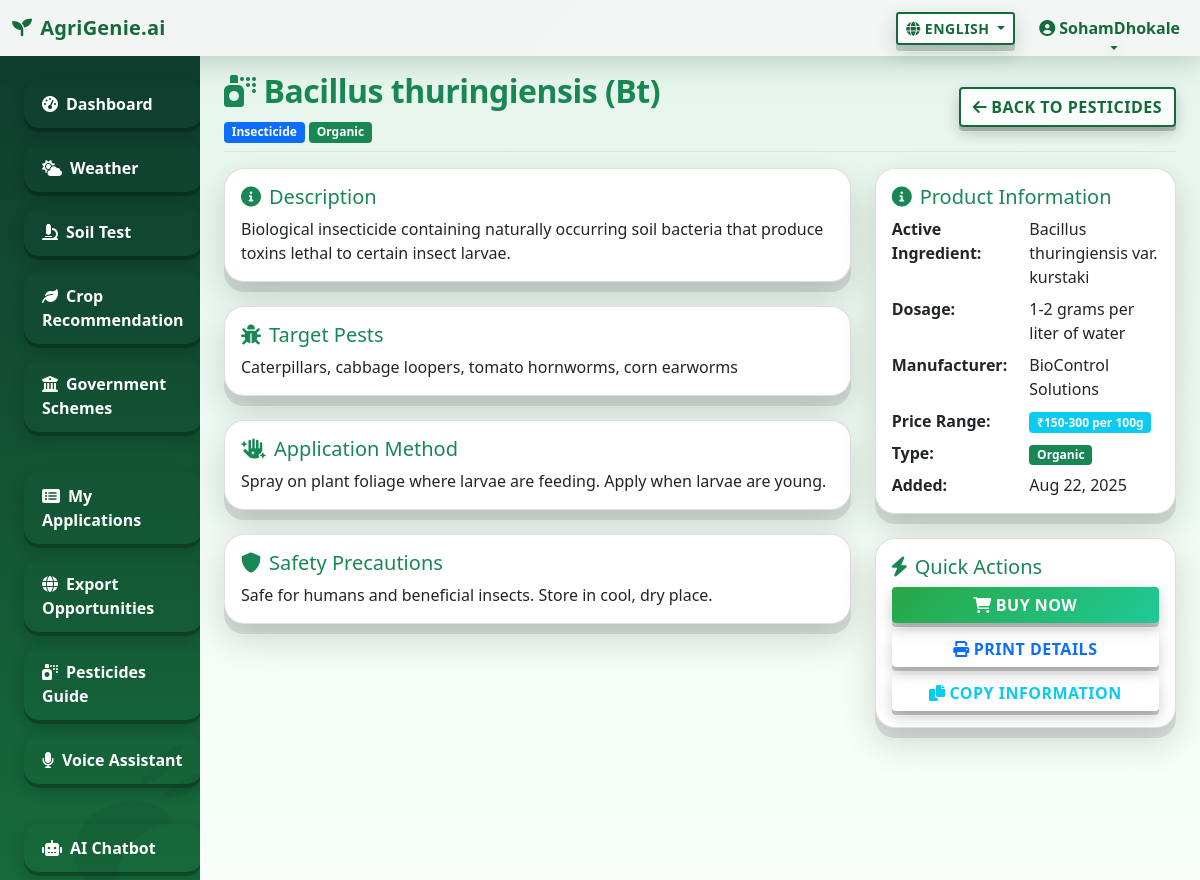
Screenshot of /pesticides/2/ (signed in) with the database file from the repository.
### apps/authentication/models.py (models this page shows, shortened)
class CustomUser(AbstractUser):
    phone = models.CharField(max_length=15, blank=True)
    location = models.CharField(max_length=100, blank=True)
    farm_size = models.DecimalField(max_digits=10, decimal_places=2, null=True, blank=True)
    state = models.CharField(max_length=50, blank=True)
    district = models.CharField(max_length=50, blank=True)
    created_at = models.DateTimeField(auto_now_add=True)

### apps/pesticides/models.py (models this page shows, shortened)
class Pesticide(models.Model):
    CATEGORY_CHOICES = [
        ('insecticide', 'Insecticide'),
        ('herbicide', 'Herbicide'),
        ('fungicide', 'Fungicide'),
        ('nematicide', 'Nematicide'),
        ('rodenticide', 'Rodenticide'),
        ('other', 'Other'),
    ]
    name = models.CharField(max_length=200)
    category = models.CharField(max_length=20, choices=CATEGORY_CHOICES)
    active_ingredient = models.CharField(max_length=200)
    description = models.TextField()
    target_pests = models.TextField()
    application_method = models.TextField()
    dosage = models.CharField(max_length=100)
    safety_precautions = models.TextField()
    manufacturer = models.CharField(max_length=200)
    price_range = models.CharField(max_length=100, blank=True)
    is_organic = models.BooleanField(default=False)
    created_at = models.DateTimeField(auto_now_add=True)
    class Meta:
        ordering = ['name']

### apps/pesticides/views.py (the view)
# urls.py: path('<int:pesticide_id>/', views.pesticide_detail, name='pesticide_detail'),
@login_required
def pesticide_detail(request, pesticide_id):
    pesticide = get_object_or_404(Pesticide, id=pesticide_id)
    return render(request, 'pesticides/detail.html', {'pesticide': pesticide})

### apps/authentication/context_processors.py (called while the page is built)
def site_language(request):
    lang = request.session.get('site_lang') or request.COOKIES.get('site_lang') or 'en'
    def t(key):
        """Template function to get translation"""
        return get_translation(key, lang)
    def translate(text):
        """Template function to translate text"""
        return translate_text(text, lang)
    return {
        'site_lang': lang,
        't': t,
        'translate': translate
    }

### apps/authentication/templatetags/translation_tags.py (called while the page is built)
@register.filter
@stringfilter
def t(key, language='en'):
    return get_translation(key, language)

### apps/authentication/translations.py (called while the page is built)
def get_translation(key, language='en'):
    return TRANSLATIONS.get(language, {}).get(key, TRANSLATIONS['en'].get(key, key))

### templates/pesticides/detail.html (shortened to what this page needs)
{% extends 'base/base.html' %}
{% block content %}
<div class="d-flex justify-content-between flex-wrap flex-md-nowrap align-items-center pt-3 pb-2 mb-3 border-bottom">
    <div>
        <h1 class="h2 text-success dashboard-title">
            <i class="fas fa-spray-can me-2"></i>{{ pesticide.name }}
        </h1>
        <div class="mt-1">
            <span class="badge bg-primary">{{ pesticide.get_category_display }}</span>
            {% if pesticide.is_organic %}
            <span class="badge bg-success">Organic</span>
            {% endif %}
        </div>
    </div>
    <div>
        <a href="{% url 'pesticides_list' %}" class="btn btn-outline-secondary refresh-btn">
            <i class="fas fa-arrow-left me-1"></i>Back to Pesticides
        </a>
    </div>
</div>
<div class="row g-4">
    <div class="col-md-8">
        <div class="card mb-4 hover-card">
            <div class="card-body">
                <h5 class="card-title text-success"><i class="fas fa-info-circle me-2"></i>Description</h5>
                <p class="card-text">{{ pesticide.description }}</p>
            </div>
        </div>
        <div class="card mb-4 hover-card">
            <div class="card-body">
                <h5 class="card-title text-success"><i class="fas fa-bug me-2"></i>Target Pests</h5>
                <p class="card-text">{{ pesticide.target_pests }}</p>
            </div>
        </div>
        <div class="card mb-4 hover-card">
            <div class="card-body">
                <h5 class="card-title text-success"><i class="fas fa-hand-sparkles me-2"></i>Application Method</h5>
                <p class="card-text">{{ pesticide.application_method }}</p>
            </div>
        </div>
        <div class="card mb-4 hover-card">
            <div class="card-body">
                <h5 class="card-title text-success"><i class="fas fa-shield-alt me-2"></i>Safety Precautions</h5>
                <p class="card-text">{{ pesticide.safety_precautions }}</p>
            </div>
        </div>
    </div>
    <div class="col-md-4">
        <div class="card mb-4 hover-card">
            <div class="card-body">
                <h5 class="card-title text-success"><i class="fas fa-info-circle me-2"></i>Product Information</h5>
                <div class="row g-2">
                    <div class="col-6">
                        <strong>Active Ingredient:</strong>
                    </div>
                    <div class="col-6">
                        {{ pesticide.active_ingredient }}
                    </div>
                    <div class="col-6">
                        <strong>Dosage:</strong>
                    </div>
                    <div class="col-6">
                        {{ pesticide.dosage }}
                    </div>
                    <div class="col-6">
                        <strong>Manufacturer:</strong>
                    </div>
                    <div class="col-6">
                        {{ pesticide.manufacturer }}
                    </div>
                    {% if pesticide.price_range %}
                    <div class="col-6">
                        <strong>Price Range:</strong>
                    </div>
                    <div class="col-6">
                        <span class="badge bg-info">{{ pesticide.price_range }}</span>
                    </div>
                    {% endif %}
                    <div class="col-6">
                        <strong>Type:</strong>
                    </div>
                    <div class="col-6">
                        {% if pesticide.is_organic %}
                        <span class="badge bg-success">Organic</span>
                        {% else %}
                        <span class="badge bg-warning">Chemical</span>
                        {% endif %}
                    </div>
                    <div class="col-6">
                        <strong>Added:</strong>
                    </div>
                    <div class="col-6">
                        {{ pesticide.created_at|date:"M d, Y" }}
                    </div>
                </div>
            </div>
        </div>
        <div class="card hover-card mb-4">
            <div class="card-body">
                <h5 class="card-title text-success"><i class="fas fa-bolt me-2"></i>Quick Actions</h5>
                <div class="d-grid gap-2">
                    <a href="https://www.amazon.in/s?k={{ pesticide.name }}+{{ pesticide.active_ingredient }}+pesticide" target="_blank" class="btn btn-success feature-btn">
                        <i class="fas fa-shopping-cart me-1"></i>Buy Now
                    </a>
                    <button class="btn btn-outline-primary feature-btn" onclick="window.print()">
                        <i class="fas fa-print me-1"></i>Print Details
                    </button>
                    <button class="btn btn-outline-info feature-btn" onclick="copyToClipboard()">
                        <i class="fas fa-copy me-1"></i>Copy Information
                    </button>
                </div>
            </div>
        </div>
    </div>
</div>
{% endblock %}

### templates/base/base.html (shortened to what this page needs)
{% load translation_tags %}
<!DOCTYPE html>
<html lang="en">
<head>
    <link href="https://cdn.jsdelivr.net/npm/bootstrap@5.1.3/dist/css/bootstrap.min.css" rel="stylesheet">
    <link href="https://cdnjs.cloudflare.com/ajax/libs/font-awesome/6.0.0/css/all.min.css" rel="stylesheet">
</head>
<body>
    <nav class="navbar navbar-expand-lg navbar-light">
        <div class="container-fluid">
            <a class="navbar-brand" href="{% url 'dashboard' %}">
                <i class="fas fa-seedling me-2"></i>AgriGenie.ai
            </a>
            <div class="collapse navbar-collapse" id="navbarSupportedContent">
                <div class="d-flex align-items-center gap-2 me-3">
                    <div class="dropdown">
                        <button class="btn btn-sm btn-outline-secondary dropdown-toggle" id="siteLangBtn" data-bs-toggle="dropdown">
                            <i class="fas fa-globe me-1"></i><span id="siteLangText">{{ site_lang|default:'en' }}</span>
                        </button>
                    </div>
                </div>
                <ul class="navbar-nav mb-2 mb-lg-0">
                    {% if user.is_authenticated %}
                        <li class="nav-item dropdown">
                            <a class="nav-link dropdown-toggle" href="#" id="navbarDropdown" role="button" data-bs-toggle="dropdown">
                                <i class="fas fa-user-circle me-1"></i>{{ user.first_name|default:user.username }}
                            </a>
                        </li>
                    {% else %}
                        <li class="nav-item"><a class="nav-link" href="{% url 'login' %}">{{ 'login'|t:site_lang }}</a></li>
                        <li class="nav-item"><a class="nav-link" href="{% url 'register' %}">{{ 'register'|t:site_lang }}</a></li>
                    {% endif %}
                </ul>
            </div>
        </div>
    </nav>
    <div class="container-fluid">
        <div class="row">
            {% if user.is_authenticated %}
            <nav class="col-md-3 col-lg-2 d-md-block sidebar collapse">
                <div class="position-sticky pt-3">
                    <div class="crop-art">
                        <svg viewBox="0 0 64 64" xmlns="http://www.w3.org/2000/svg" fill="currentColor">
                            <path d="M21 52c0-11 9-20 20-20h3c-2-6-8-10-15-10C17 22 10 29 10 38c0 8 6 14 14 14h-3Z"/>
                            <path d="M36 18c3-6 9-10 16-10-3 6-9 10-16 10Z"/>
                            <path d="M40 24c5-4 12-6 19-6-4 5-11 7-19 6Z"/>
                        </svg>
                    </div>
                    <ul class="nav flex-column">
                        <li class="nav-item"><a class="nav-link" href="{% url 'dashboard' %}"><i class="fas fa-tachometer-alt me-2"></i>{{ 'dashboard'|t:site_lang }}</a></li>
                        <li class="nav-item"><a class="nav-link" href="{% url 'weather_dashboard' %}"><i class="fas fa-cloud-sun me-2"></i>{{ 'weather'|t:site_lang }}</a></li>
                        <li class="nav-item"><a class="nav-link" href="{% url 'soil_test' %}"><i class="fas fa-microscope me-2"></i>{{ 'soil_test'|t:site_lang }}</a></li>
                        <li class="nav-item"><a class="nav-link" href="{% url 'crop_recommendation' %}"><i class="fas fa-leaf me-2"></i>{{ 'crop_recommendation'|t:site_lang }}</a></li>
                        <li class="nav-item"><a class="nav-link" href="{% url 'schemes_list' %}"><i class="fas fa-university me-2"></i>{{ 'government_schemes'|t:site_lang }}</a></li>
                        <li class="nav-item"><a class="nav-link" href="{% url 'my_applications' %}"><i class="fas fa-list-alt me-2"></i>My Applications</a></li>
                        <li class="nav-item"><a class="nav-link" href="{% url 'exports_list' %}"><i class="fas fa-globe me-2"></i>{{ 'export_opportunities'|t:site_lang }}</a></li>
                        <li class="nav-item"><a class="nav-link" href="{% url 'pesticides_list' %}"><i class="fas fa-spray-can me-2"></i>{{ 'pesticides_guide'|t:site_lang }}</a></li>
                        <li class="nav-item"><a class="nav-link" href="{% url 'voice_assistant' %}"><i class="fas fa-microphone me-2"></i>{{ 'voice_assistant'|t:site_lang }}</a></li>
                        <li class="nav-item"><a class="nav-link" href="{% url 'chatbot' %}"><i class="fas fa-robot me-2"></i>{{ 'ai_chatbot'|t:site_lang }}</a></li>
                    </ul>
                </div>
            </nav>
            {% endif %}
            <main class="col-md-9 ms-sm-auto col-lg-10 px-md-4 main-content">
                {% block content %}{% endblock %}
            </main>
        </div>
    </div>
</body>
</html>

### templates/pesticides/detail.html (style rules this page uses)
.hover-card { transition: all 0.3s ease; border: 1px solid rgba(0,0,0,.125); }
.feature-btn { transition: all 0.3s cubic-bezier(0.4, 0, 0.2, 1); transform: translateZ(15px); box-shadow: 0 4px 0 rgba(0,0,0,0.2), 0 6px 15px rgba(0,0,0,0.2); }
.refresh-btn { transition: all 0.3s cubic-bezier(0.4, 0, 0.2, 1); transform: translateZ(15px); box-shadow: 0 4px 0 rgba(0,0,0,0.2), 0 6px 15px rgba(0,0,0,0.2); }
.dashboard-title { font-weight: 600; letter-spacing: -0.5px; }

### rows the page displays
CustomUser: first_name "SohamDhokale"
Pesticide: name "Bacillus thuringiensis (Bt)", category "Insecticide", description "Biological insecticide containing naturally occurring soil bacteria that produce toxins lethal to certain insect larvae.", target_pests "Caterpillars, cabbage loopers, tomato hornworms, corn earworms", application_method "Spray on plant foliage where larvae are feeding. Apply when larvae are young.", safety_precautions "Safe for humans and beneficial insects. Store in cool, dry place.", active_ingredient "Bacillus thuringiensis var. kurstaki", dosage "1-2 grams per liter of water", manufacturer "BioControl Solutions", price_range "₹150-300 per 100g", created_at "Aug 22, 2025"

### other values shown
{{ 'dashboard'|t:site_lang }} "Dashboard"
{{ 'weather'|t:site_lang }} "Weather"
{{ 'soil_test'|t:site_lang }} "Soil Test"
{{ 'crop_recommendation'|t:site_lang }} "Crop Recommendation"
{{ 'government_schemes'|t:site_lang }} "Government Schemes"
{{ 'export_opportunities'|t:site_lang }} "Export Opportunities"
{{ 'pesticides_guide'|t:site_lang }} "Pesticides Guide"
{{ 'voice_assistant'|t:site_lang }} "Voice Assistant"
{{ 'ai_chatbot'|t:site_lang }} "AI Chatbot"
